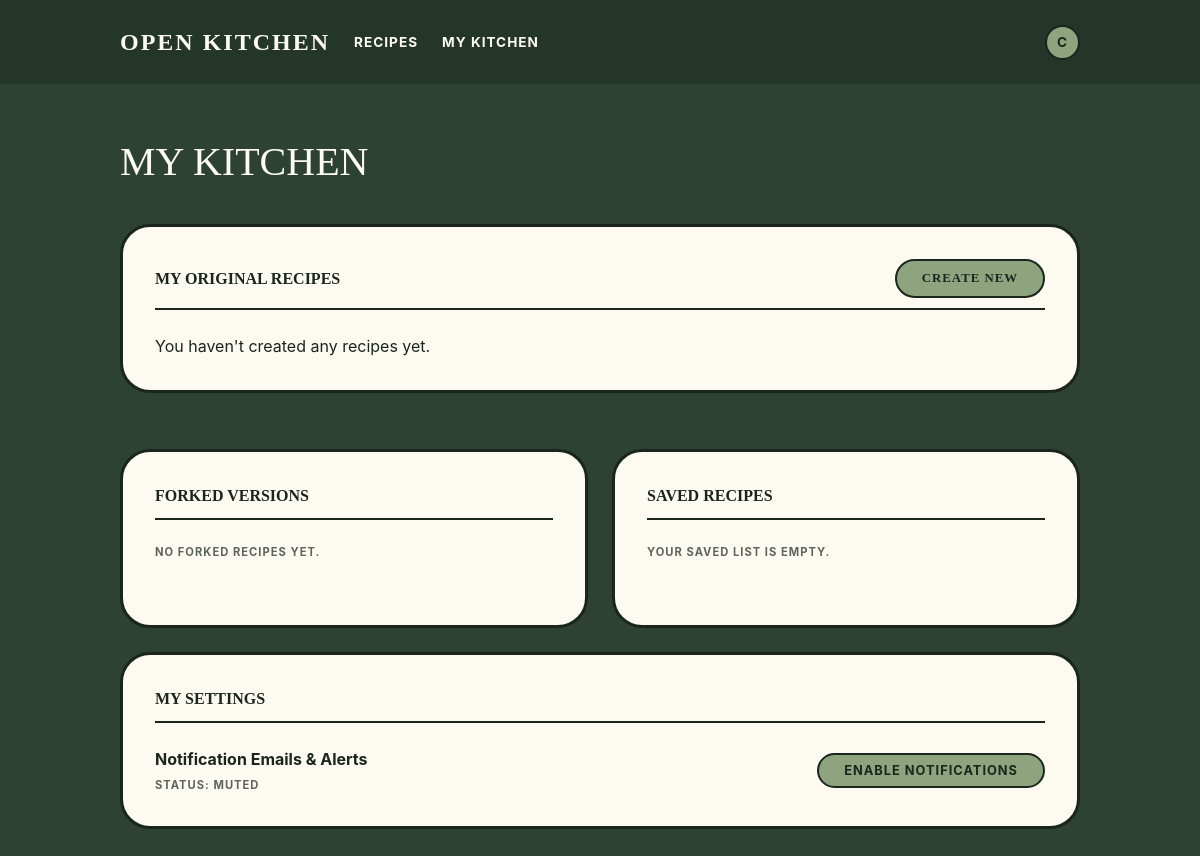
The app's page /dashboard/ (signed in), older data.
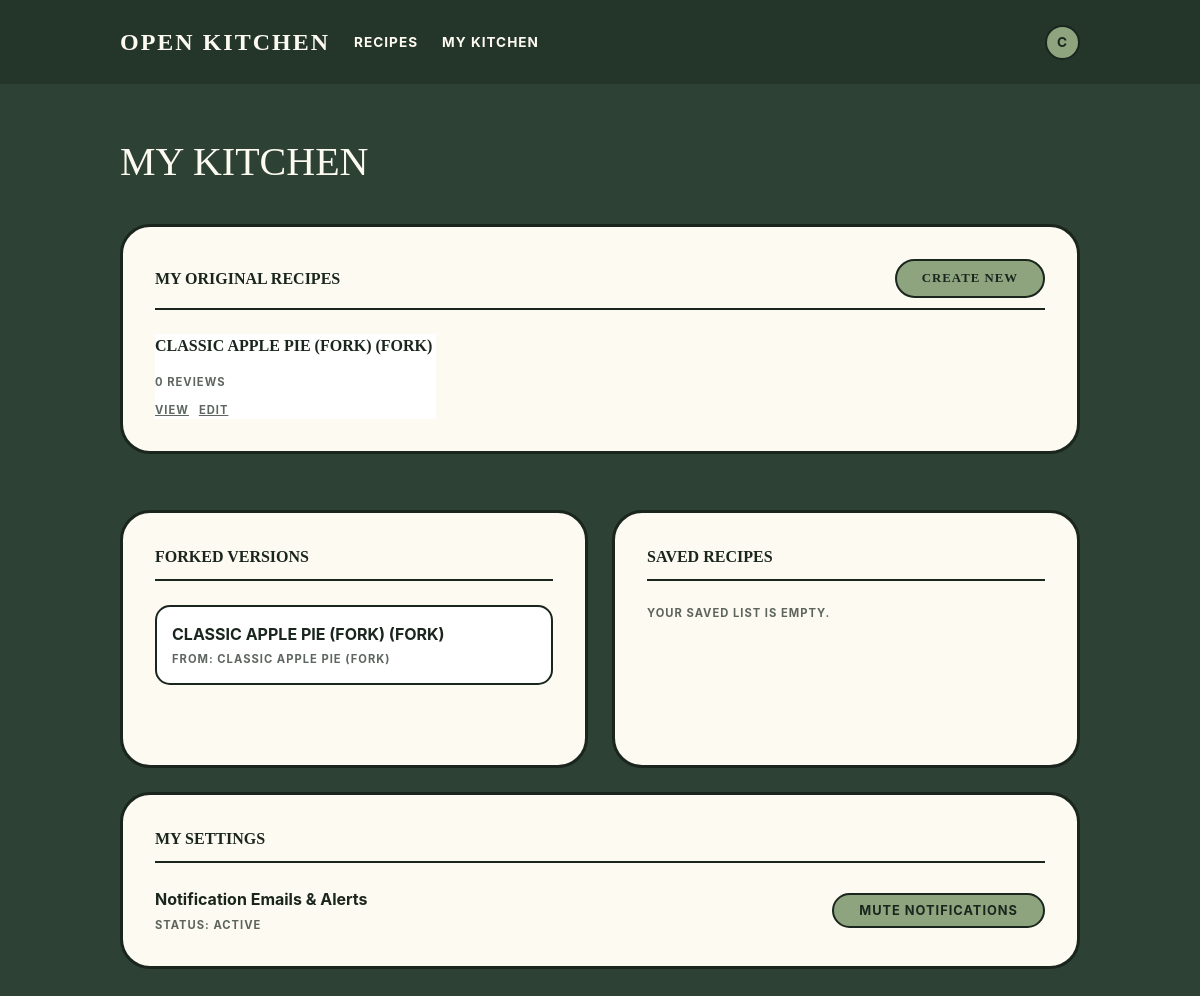
The same page, newer data.
### tables this page shows
CREATE TABLE recipes (
    id INTEGER PRIMARY KEY AUTOINCREMENT,
    title TEXT NOT NULL,
    description TEXT,
    template_type TEXT NOT NULL CHECK(template_type IN ('standard', 'quick_tip')),
    author_id INTEGER NOT NULL,
    base_servings INTEGER,
    prep_time_minutes INTEGER,
    cook_time_minutes INTEGER,
    parent_recipe_id INTEGER,
    is_public INTEGER DEFAULT 1,
    created_at DATETIME DEFAULT CURRENT_TIMESTAMP,
    updated_at DATETIME,
    FOREIGN KEY (author_id) REFERENCES users(id),
    FOREIGN KEY (parent_recipe_id) REFERENCES recipes(id)
);

### app/dashboard.py (the view)
@bp.route('/')
@login_required
def index():
    user_id = g.user['id']
    authored = Recipe.get_by_author(user_id)
    forked = Recipe.get_forked_by_author(user_id)
    saved = SavedRecipe.get_by_user(user_id)
    notifications = Notification.get_by_user(user_id)
    return render_template('dashboard/index.html',
                         authored=authored,
                         forked=forked,
                         saved=saved,
                         notifications=notifications)

### app/auth.py (called while the page is built)
@bp.before_app_request
def load_logged_in_user():
    user_id = session.get('user_id')
    if user_id is None:
        g.user = None
    else:
        g.user = User.get_by_id(user_id)

def login_required(view):
    @functools.wraps(view)
    def wrapped_view(**kwargs):
        if g.user is None:
            return redirect(url_for('auth.login'))
        return view(**kwargs)
    return wrapped_view

### app/db.py (called while the page is built)
def get_db():
    if 'db' not in g:
        g.db = sqlite3.connect(
            current_app.config['DATABASE'],
            detect_types=sqlite3.PARSE_DECLTYPES
        )
        g.db.row_factory = sqlite3.Row
        g.db.execute('PRAGMA foreign_keys = ON')
    return g.db

### app/models/recipe.py (called while the page is built)
    @staticmethod
    def get_by_author(author_id):
        db = get_db()
        return db.execute(
            'SELECT r.*, COUNT(DISTINCT rv.id) as review_count, '
            'AVG(rv.rating) as avg_rating '
            'FROM recipes r '
            'LEFT JOIN reviews rv ON r.id = rv.recipe_id '
            'WHERE r.author_id = ? '
            'GROUP BY r.id ORDER BY r.created_at DESC',
            (author_id,)
        ).fetchall()

### app/templates/dashboard/index.html (shortened to what this page needs)
{% extends 'base.html' %}
{% block content %}
<h1 class="dashboard-title">My Kitchen</h1>
<div class="columns is-multiline">
    <div class="column is-12">
        <div class="section-box">
            <div class="section-heading">
                <span>My Original Recipes</span>
                <a href="{{ url_for('recipes.create') }}" class="btn-pill" style="font-size: 0.8rem;">Create New</a>
            </div>
            {% if authored %}
            <div class="columns is-multiline">
                {% for recipe in authored %}
                <div class="column is-4">
                    <div class="recipe-grid-card" style="background-color: white;">
                        <h3 style="font-family: 'Georgia', serif; text-transform: uppercase; font-weight: bold;">{{ recipe.title }}</h3>
                        <div style="margin: 10px 0;">
                            <span class="meta-label">{{ recipe.review_count }} Reviews</span>
                        </div>
                        <div style="display: flex; gap: 10px; margin-top: auto;">
                            <a href="{{ url_for('recipes.view', id=recipe.id) }}" class="meta-label" style="text-decoration: underline;">View</a>
                            <a href="{{ url_for('recipes.edit_ingredients', id=recipe.id) }}" class="meta-label" style="text-decoration: underline;">Edit</a>
                        </div>
                    </div>
                </div>
                {% endfor %}
            </div>
            {% else %}
            <p>You haven't created any recipes yet.</p>
            {% endif %}
        </div>
    </div>
    <div class="column is-6">
        <div class="section-box" style="height: 100%;">
            <h2 class="section-heading">Forked Versions</h2>
            {% if forked %}
                {% for recipe in forked %}
                <div class="recipe-strip">
                    <div>
                        <a href="{{ url_for('recipes.view', id=recipe.id) }}" style="font-weight: bold; color: var(--border-dark); text-decoration: none;">{{ recipe.title|upper }}</a>
                        <p class="meta-label" style="margin-top: 5px;">From: {{ recipe.parent_title }}</p>
                    </div>
                </div>
                {% endfor %}
            {% else %}
            <p class="meta-label">No forked recipes yet.</p>
            {% endif %}
        </div>
    </div>
    <div class="column is-6">
        <div class="section-box" style="height: 100%;">
            <h2 class="section-heading">Saved Recipes</h2>
            {% if saved %}
                {% for recipe in saved %}
                <div class="recipe-strip">
                    <div>
                        <a href="{{ url_for('recipes.view', id=recipe.id) }}" style="font-weight: bold; color: var(--border-dark); text-decoration: none;">{{ recipe.title|upper }}</a>
                        <p class="meta-label" style="margin-top: 5px;">By {{ recipe.author_name }} | Saved: {{ recipe.saved_at }}</p>
                    </div>
                </div>
                {% endfor %}
            {% else %}
            <p class="meta-label">Your saved list is empty.</p>
            {% endif %}
        </div>
    </div>
</div>
<div class="section-box">
    <div class="section-heading">
        <span>My Settings</span>
    </div>
    <div class="columns is-vcentered">
        <div class="column is-8">
            <p style="font-weight: bold;">Notification Emails & Alerts</p>
            <p class="meta-label" style="margin-top: 6px;">
                Status:
                {% if g.user.notifications_enabled %}
                Active
                {% else %}
                Muted
                {% endif %}
            </p>
        </div>
        <div class="column is-4 has-text-right">
            <form method="post" action="{{ url_for('dashboard.toggle_my_notifications') }}">
                <button type="submit" class="btn-pill">
                    {% if g.user.notifications_enabled %}Mute Notifications{% else %}Enable Notifications{% endif %}
                </button>
            </form>
        </div>
    </div>
</div>
{% endblock %}

Row changes from the older to the newer data that the page shows:
added recipes: title "CLASSIC APPLE PIE (FORK) (FORK)", review_count "0", parent_title "CLASSIC APPLE PIE (FORK)"
Text that changed along with them:
text no longer shown: "You haven't created any recipes yet. NO FORKED RECIPES YET. MUTED ENABLE NOTIFICATIONS"
text now shown: "ACTIVE MUTE NOTIFICATIONS"
